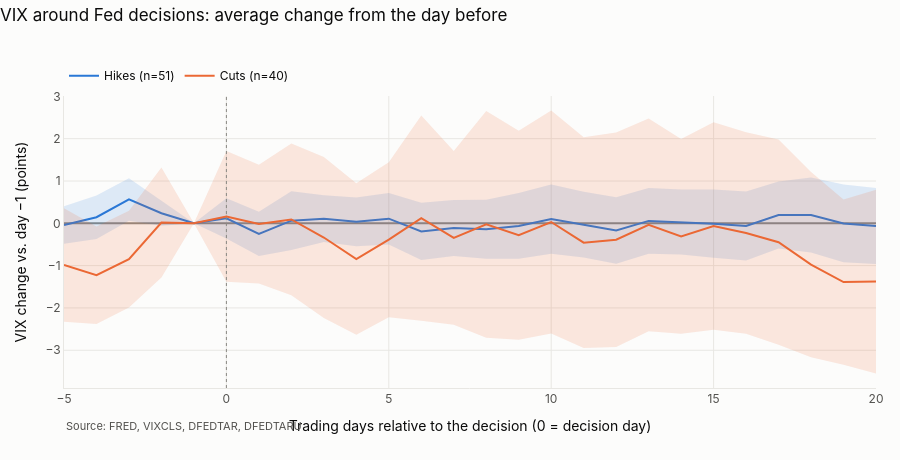

Notebook code for this chart:
### Markdown cell above
## 4 · Event study: do rate decisions move VIX?

For each decision we track the change in VIX from the close the day **before** the decision (day −1) through 20 trading days after it. Shaded bands are 95% confidence intervals across events.

### Code cell
paths, summaries = {}, {}
for direction in ["hike", "cut"]:
    g = ev[ev["direction"] == direction]
    paths[direction] = an.event_paths(daily["vix_index"], g["pos"], pre=5, post=20)
    summaries[direction] = an.summarize_paths(paths[direction])

charts.event_paths(summaries, "VIX change vs. day −1 (points)", "VIXCLS, DFEDTAR, DFEDTARU").show()

### Figure 1 — Plotly figure (JSON) as saved in the notebook; plotly's stock layout.template omitted (floating-point values rounded to 4 significant figures)
{"data": [{"fill": "toself", "fillcolor": "#2a78d6", "hoverinfo": "skip", "line": {"width": 0}, "name": "hike", "opacity": 0.15, "showlegend": false, "type": "scatter", "x": [-5, -4, -3, -2, -1, 0, 1, 2, 3, 4, 5, 6, 7, 8, 9, 10, 11, 12, 13, 14, 15, 16, 17, 18, 19, 20, 20, 19, 18, 17, 16, 15, 14, 13, 12, 11, 10, 9, 8, 7, 6, 5, 4, 3, 2, 1, 0, -1, -2, -3, -4, -5], "y": [0.4027, 0.659, 1.066, 0.5298, 0.0, 0.5942, 0.2709, 0.7596, 0.6617, 0.6118, 0.718, 0.4868, 0.5532, 0.5557, 0.7135, 0.9178, 0.7475, 0.6164, 0.8331, 0.7984, 0.797, 0.7521, 0.9876, 1.085, 0.9144, 0.8374, -0.9609, -0.9191, -0.6907, -0.5978, -0.8799, -0.8123, -0.7392, -0.719, -0.9568, -0.8103, -0.719, -0.8363, -0.8369, -0.7748, -0.8684, -0.4995, -0.5436, -0.4432, -0.6333, -0.7745, -0.357, 0.0, -0.0561, 0.06267, -0.3704, -0.4824]}, {"hovertemplate": "Day %{x}<br>%{y:+.2f}<extra>hike</extra>", "line": {"color": "#2a78d6", "width": 2}, "name": "Hikes (n=51)", "type": "scatter", "x": [-5, -4, -3, -2, -1, 0, 1, 2, 3, 4, 5, 6, 7, 8, 9, 10, 11, 12, 13, 14, 15, 16, 17, 18, 19, 20], "y": [-0.0398, 0.1443, 0.5641, 0.2369, 0.0, 0.1186, -0.2518, 0.06314, 0.1092, 0.03412, 0.1092, -0.1908, -0.1108, -0.1406, -0.06137, 0.09941, -0.03137, -0.1702, 0.05706, 0.02961, -0.007647, -0.06392, 0.1949, 0.1973, -0.002353, -0.06176]}, {"fill": "toself", "fillcolor": "#eb6834", "hoverinfo": "skip", "line": {"width": 0}, "name": "cut", "opacity": 0.15, "showlegend": false, "type": "scatter", "x": [-5, -4, -3, -2, -1, 0, 1, 2, 3, 4, 5, 6, 7, 8, 9, 10, 11, 12, 13, 14, 15, 16, 17, 18, 19, 20, 20, 19, 18, 17, 16, 15, 14, 13, 12, 11, 10, 9, 8, 7, 6, 5, 4, 3, 2, 1, 0, -1, -2, -3, -4, -5], "y": [0.3562, -0.07467, 0.2944, 1.32, 0.0, 1.709, 1.387, 1.887, 1.568, 0.9472, 1.446, 2.549, 1.712, 2.655, 2.19, 2.664, 2.035, 2.145, 2.477, 1.994, 2.39, 2.153, 1.978, 1.211, 0.5644, 0.7926, -3.547, -3.34, -3.166, -2.872, -2.611, -2.514, -2.611, -2.552, -2.923, -2.949, -2.602, -2.749, -2.702, -2.397, -2.303, -2.219, -2.636, -2.24, -1.703, -1.423, -1.383, 0.0, -1.282, -1.987, -2.381, -2.326]}, {"hovertemplate": "Day %{x}<br>%{y:+.2f}<extra>cut</extra>", "line": {"color": "#eb6834", "width": 2}, "name": "Cuts (n=40)", "type": "scatter", "x": [-5, -4, -3, -2, -1, 0, 1, 2, 3, 4, 5, 6, 7, 8, 9, 10, 11, 12, 13, 14, 15, 16, 17, 18, 19, 20], "y": [-0.9847, -1.228, -0.8465, 0.019, 0.0, 0.163, -0.01825, 0.092, -0.3357, -0.8445, -0.3867, 0.123, -0.3427, -0.0235, -0.2795, 0.031, -0.4573, -0.3892, -0.0375, -0.3085, -0.06225, -0.2292, -0.447, -0.9775, -1.388, -1.377]}], "layout": {"annotations": [{"font": {"color": "#52514e", "size": 11}, "showarrow": false, "text": "Source: FRED, VIXCLS, DFEDTAR, DFEDTARU", "x": 0, "xanchor": "left", "xref": "paper", "y": -0.16, "yref": "paper"}], "font": {"color": "#0b0b0b", "family": "Inter, -apple-system, Segoe UI, sans-serif", "size": 12}, "height": 460, "hoverlabel": {"bgcolor": "white", "font": {"color": "#0b0b0b"}}, "hovermode": "x unified", "legend": {"orientation": "h", "x": 0, "xanchor": "left", "y": 1.02, "yanchor": "bottom"}, "margin": {"b": 72, "l": 64, "r": 24, "t": 96}, "paper_bgcolor": "#fcfcfb", "plot_bgcolor": "#fcfcfb", "shapes": [{"line": {"color": "#8a8983", "dash": "dot", "width": 1}, "type": "line", "x0": 0, "x1": 0, "xref": "x", "y0": 0, "y1": 1, "yref": "y domain"}], "title": {"font": {"color": "#0b0b0b", "size": 17}, "text": "VIX around Fed decisions: average change from the day before", "x": 0, "xanchor": "left", "y": 0.98, "yanchor": "top"}, "xaxis": {"gridcolor": "#e8e7e3", "linecolor": "#e8e7e3", "tickfont": {"color": "#52514e"}, "title": {"text": "Trading days relative to the decision (0 = decision day)"}, "zeroline": false}, "yaxis": {"gridcolor": "#e8e7e3", "linecolor": "#e8e7e3", "tickfont": {"color": "#52514e"}, "title": {"text": "VIX change vs. day −1 (points)"}, "zeroline": true, "zerolinecolor": "#8a8983"}}}
